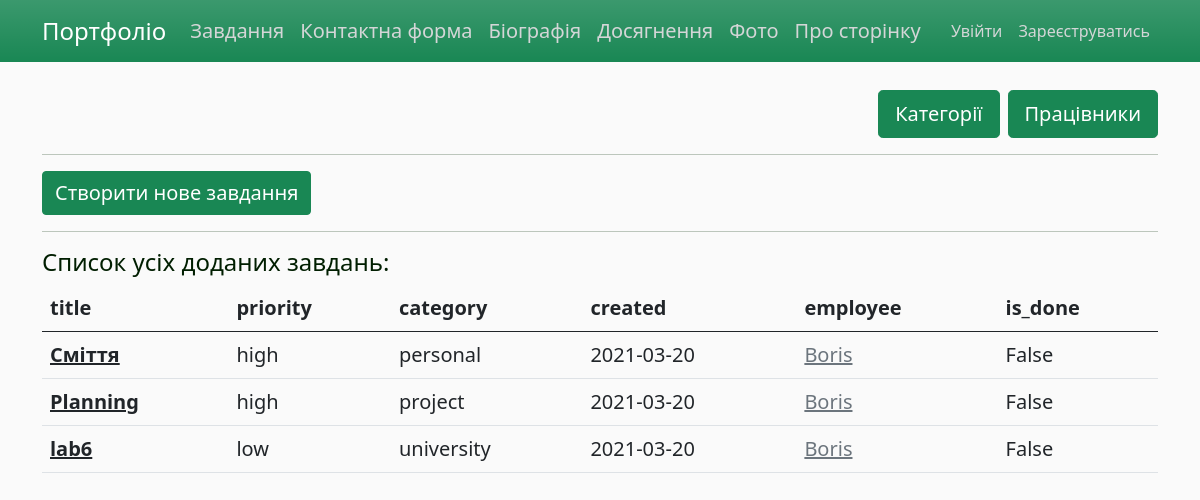
The app's page /task, older data.
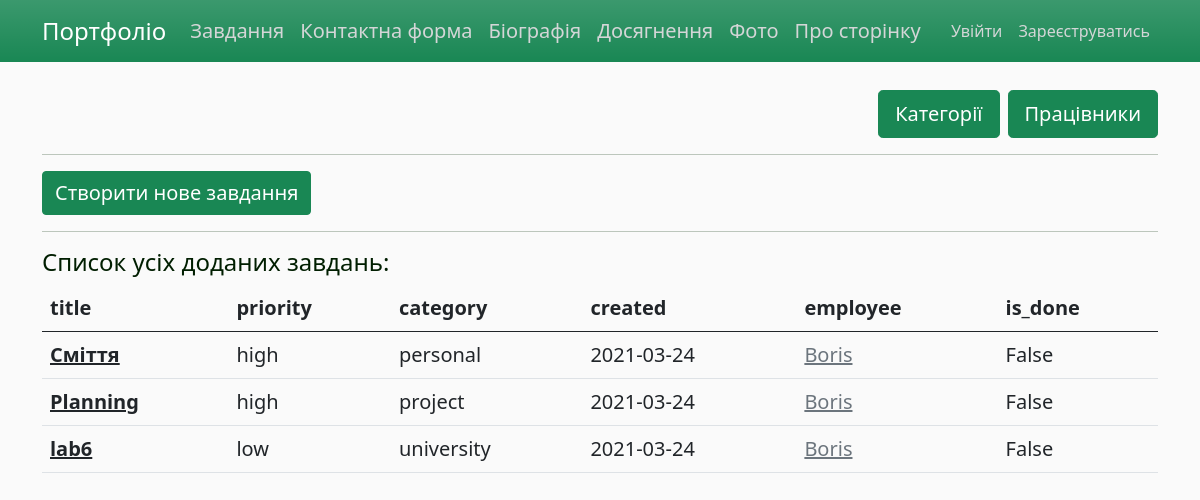
The same page, newer data.
### app/models.py (models this page shows, shortened)
class Task(db.Model):
    id = db.Column(db.Integer, primary_key=True)
    title = db.Column(db.String(80), nullable=False)
    description = db.Column(db.Text, nullable=False)
    created = db.Column(db.DateTime, default=datetime.utcnow)
    priority = db.Column(db.Enum(EnumPriority), default='low')
    is_done = db.Column(db.Boolean, default=False)
    category_id = db.Column(db.Integer(), db.ForeignKey('category.id'))

class Category(db.Model):
    id = db.Column(db.Integer, primary_key=True)
    name = db.Column(db.String(255), nullable=False, unique=True)
    tasks = db.relationship('Task', backref='categor', lazy='dynamic')

class Employee(db.Model):  # many to many з Tasks
    id = db.Column(db.Integer, primary_key=True)
    name = db.Column(db.String(25), nullable=False, unique=True)
    count_of_compltd_task = db.Column(db.Integer, nullable=False, default=0)
    tasks_todo = db.relationship('Task', secondary=many_to_many, backref=db.backref('for_empl'))

### app/views.py (the view)
@app.route("/task")
def task_all():
    print("task_all")
    all_tasks = Task.query.order_by(case(value=Task.priority, whens={'low': 0, 'medium': 1, 'high': 2}).desc(),
                                    Task.created).all()
    print(','.join(t.name for t in all_tasks[0].for_empl))
    return render_template('task_all.html', title='Завдання', all_tasks=all_tasks)

### app/templates/task_all.html
{% extends "layout.html" %}
{% block content %}
    {% from "_render_field.html" import render_field %}
    <div class="d-grid gap-2 d-md-flex justify-content-md-end">
        <a href="{{url_for('category')}}" class="btn btn-success btn-lg fs-5"> Категорії </a>
        <a href="{{url_for('employee_create')}}" class="btn btn-success btn-lg fs-5"> Працівники </a>
    </div>
    <hr>
    <a href="/task/create" class="btn btn-success fs-5"> Створити нове завдання </a>
    <hr>
    <h4>Cписок усіх доданих завдань:</h4>
    <table class="table table-hover">
      <thead>
        <tr>
          <th scope="col">title</th>
          <th scope="col">priority</th>
            <th scope="col">category</th>
          <th scope="col">created</th>
            <th scope="col">employee</th>
            <th scope="col">is_done</th>
        </tr>
      </thead>
      <tbody>
        {% for task in all_tasks %}
            <tr>
              <th><a href="{{url_for('task_detail', id=task.id)}}" class="link-dark"> {{ task.title }}</a></th>
              <td>{{ task.priority.name }}</td>
                <td>{{ task.categor.name }}</td>
              <td>{{ task.created.strftime('%Y-%m-%d') | safe}}</td>
                <td>
                    {% for t in task.for_empl %}
                        <a href="{{url_for('employee_profile', id=t.id)}}" class="link-secondary"> {{ t.name }}</a><br>
                    {% endfor %}
                </td>
                <td>{{ task.is_done }}</td>
            </tr>
        {% endfor %}
      </tbody>
    </table>
{% endblock content %}

### app/templates/layout.html (shortened to what this page needs)
<!DOCTYPE html>
<html>
<head lang="en">
    <link href="https://cdn.jsdelivr.net/npm/bootstrap@5.0.0-beta2/dist/css/bootstrap.min.css" rel="stylesheet">
    <link rel="stylesheet" type="text/css" href="{{ url_for('static', filename='css/custom.css') }}">
</head>
<body>
    <header>
      <nav class="navbar navbar-expand-lg navbar-dark bg-success bg-gradient fixed-top">
        <div class="container">
          <a class="navbar-brand fs-4" href="/">Портфоліо</a>
            <div class="collapse navbar-collapse fs-5" id="navbarNavDropdown">
                <ul class="navbar-nav">
                    <li class="nav-item">
                      <a class="nav-link" aria-current="page" href="{{url_for('task_all')}}">Завдання</a>
                    </li>
                    <li class="nav-item">
                      <a class="nav-link" aria-current="page" href="{{url_for('contact')}}">Контактна форма</a>
                    </li>
                    <li class="nav-item">
                      <a class="nav-link" aria-current="page" href="{{url_for('bio')}}">Біографія</a>
                    </li>
                    <li class="nav-item">
                      <a class="nav-link" aria-current="page" href="{{url_for('achievements')}}">Досягнення</a>
                    </li>
                    <li class="nav-item">
                      <a class="nav-link" aria-current="page" href="{{url_for('photo')}}">Фото</a>
                    </li>
                    <li class="nav-item">
                      <a class="nav-link" aria-current="page" href="{{url_for('about')}}">Про сторінку</a>
                    </li>
                </ul>
            </div>
            <div class="navbar-nav">
                {% if current_user.is_authenticated %}
                    <a class="nav-item nav-link rounded" href="{{ url_for('account') }}">Мій профіль</a>
                    <a class="nav-item nav-link rounded" href="{{ url_for('logout') }}">Вихід</a>
                {% else %}
                    <a class="nav-item nav-link rounded" href="{{ url_for('login') }}">Увійти</a>
                    <a class="nav-item nav-link rounded" href="{{ url_for('register') }}">Зареєструватись</a>
                {% endif %}
            </div>
        </div>
      </nav>
    </header>
    <main class="container fs-5">
        <br><br><br>
        {% block content %}{% endblock %}
    </main>
</body>
</html>

### app/static/css/custom.css (style rules this page uses)
body { background: #fafafa; color: #002800; }
h1, h2, h3, h4, h5, h6 { color: #001e00; }
.navbar-nav .nav-link { color: #d4d6d7 !important; }

Row changes from the older to the newer data that the page shows:
changed Task "Сміття": created "2021-03-20" → "2021-03-24"
changed Task "Planning": created "2021-03-20" → "2021-03-24"
changed Task "lab6": created "2021-03-20" → "2021-03-24"
